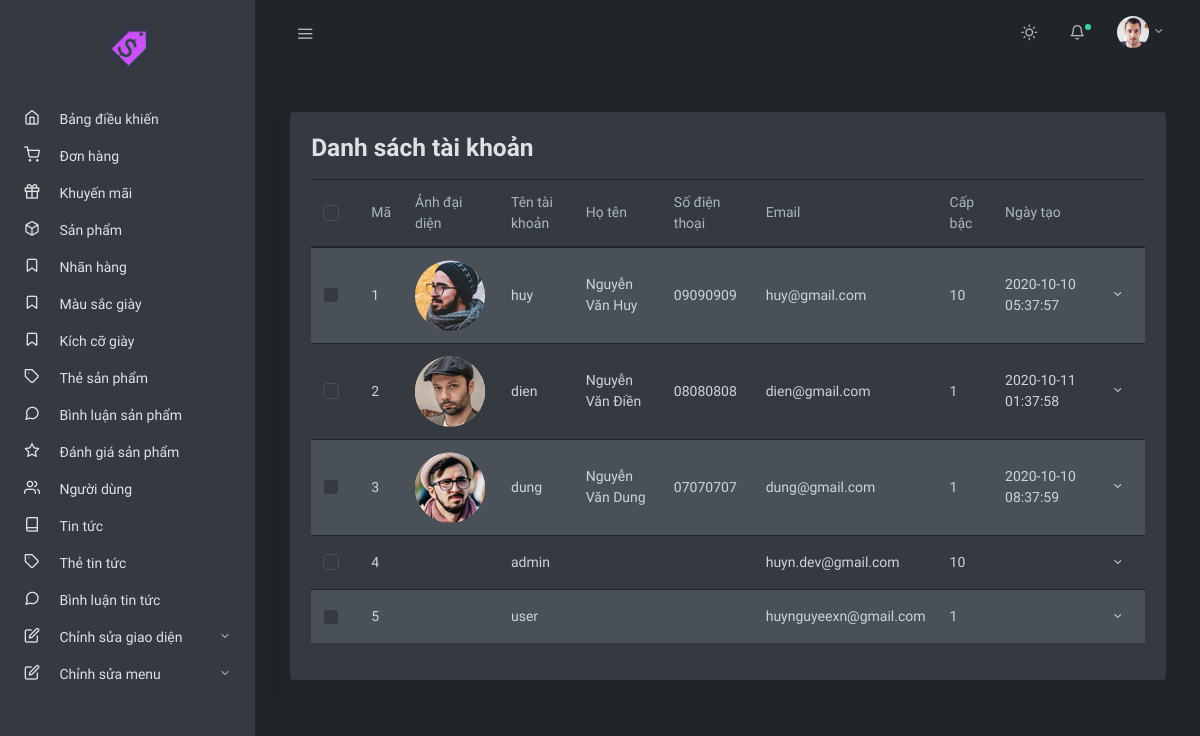
Page /admin.php?c=user (signed in) on the earlier database version.
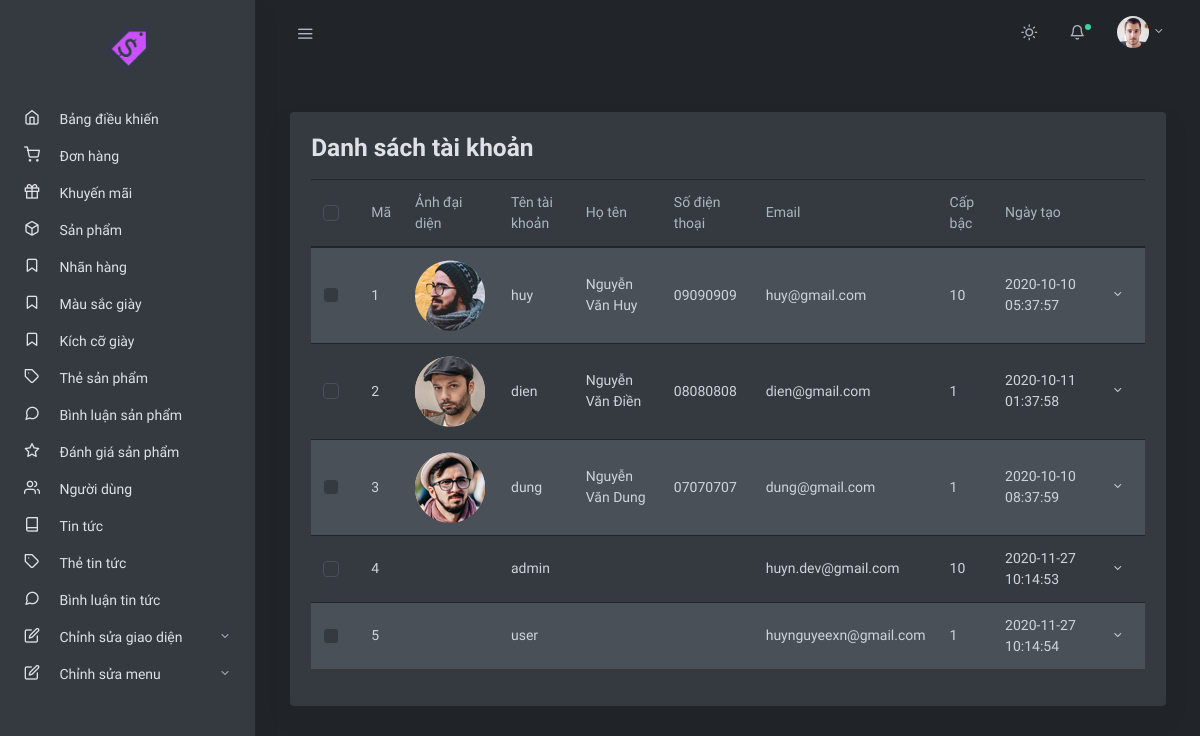
Same page on the later database version.
### tables this page shows
CREATE TABLE IF NOT EXISTS `user` (
  `id` int(11) unsigned NOT NULL AUTO_INCREMENT,
  `username` char(255) NOT NULL DEFAULT '',
  `password` char(255) NOT NULL DEFAULT '',
  `email` char(255) NOT NULL,
  `phone` char(20) DEFAULT NULL,
  `created` datetime DEFAULT NULL,
  `birthday` datetime DEFAULT NULL,
  `fullname` char(255) DEFAULT NULL,
  `avartar` char(255) DEFAULT NULL,
  `rank` tinyint(255) unsigned DEFAULT NULL,
  `address` char(255) DEFAULT NULL,
  `verification_code` varchar(255) DEFAULT NULL,
  PRIMARY KEY (`id`)
);

### admin.php (called while the page is built)
<?php
require_once('controllers/AdminController.php');

### core/connect.php (called while the page is built, shortened)
<?php
function getConnection(){
    $host= 'localhost';
    $dbname = 'pro1014';
    $username = 'root';
    $password = '';
    $port ='3306';
    $options = array(
        PDO::MYSQL_ATTR_INIT_COMMAND => 'SET NAMES utf8',
        PDO::ATTR_ERRMODE => PDO::ERRMODE_EXCEPTION
    );
    try {
        $conn = new PDO('mysql:host='.$host.';port='.$port.';dbname='.$dbname,$username,$password,$options);
        $conn->setAttribute(PDO::ATTR_ERRMODE, PDO::ERRMODE_EXCEPTION);
        $conn->setAttribute(
            PDO::ATTR_ERRMODE,
            PDO::ERRMODE_EXCEPTION
        );
    }
    catch(PDOException $e){
        echo "Connection failed: " . $e->getMessage();
        die();
    }
    return $conn;
}
function query($sql){
    $connect = getConnection();
    $result = $connect->query($sql)->fetchAll();
    return $result;
}
?>

### models/UserModel.php (called while the page is built, shortened)
<?php
require_once 'core/connect.php';
function getAllUser(){
    $sql = "select * from user";
    return query($sql);
}

### views/admin/user/user.php (the view, shortened to what this page needs)
<!doctype html>
<html lang="en">
<head>
    <?php include_once('views/admin/layout/meta.php') ?>
</head>
<body class="vertical  dark  ">
    <div class="wrapper">
        <?php include_once('views/admin/layout/topnav.php') ?>
        <?php include_once('views/admin/layout/sidebar.php') ?>
        <main role="main" class="main-content">
            <div class="container-fluid">
                <div class="row justify-content-center">
                    <div class="col-md-12 my-4 float-right">
                        <div class="card shadow">
                            <div class="card-body">
                                <h3 class="card-title">Danh sách tài khoản</h3>
                                <table class="table table-striped table-hover">
                                    <thead>
                                        <tr>
                                            <th>
                                                <div class="custom-control custom-checkbox">
                                                </div>
                                            </th>
                                            <th>Mã</th>
                                            <th>Ảnh đại diện</th>
                                            <th>Tên tài khoản</th>
                                            <th>Họ tên</th>
                                            <th>Số điện thoại</th>
                                            <th>Email</th>
                                            <th>Cấp bậc</th>
                                            <th>Ngày tạo</th>
                                            <th></th>
                                        </tr>
                                    </thead>
                                    <tbody>
                                        <?php
                                  $user=getAllUser();
                                  foreach($user as $u){
                                    echo'
                                    <tr>
                                    <td>
                                      <div class="custom-control custom-checkbox">
                                        <input type="checkbox" class="custom-control-input" id="d1">
                                        <label class="custom-control-label" for="d1"></label>
                                      </div>
                                    </td>
                                    <td>'.$u['id'].'</td>
                                    <td><img style=" width: 70px;" src="'.$u['avartar'].'" alt=""></td>
                                    <td>'.$u['username'].'</td>
                                    <td>'.$u['fullname'].'</td>
                                    <td>'.$u['phone'].'</td>
                                    <td>'.$u['email'].'</td>
                                    <td>'.$u['rank'].'</td>
                                    <td>'.$u['created'].'</td>
                                    </td>
                                    <td>
                                      <div class="dropdown">
                                        <button class="btn btn-sm dropdown-toggle" type="button" id="dr1" data-toggle="dropdown" aria-haspopup="true" aria-expanded="false">
                                          <span class="text-muted sr-only">Action</span>
                                        </button>
                                        <div class="dropdown-menu dropdown-menu-right" aria-labelledby="dr1">
                                          <a class="dropdown-item" href="admin.php?c=user&p=form_edit&id='.$u['id'].'">Sửa</a>
                                          <a class="dropdown-item"  onclick="xacnhan('.$u['id'].');">Xóa</a>
                                        </div>
                                      </div>
                                    </td>
                                  </tr>
                                    ';
                                 }
                            ?>
                                    </tbody>
                                </table>
                            </div>
                        </div>
                    </div>
                </div>
            </div>
        </main>
</body>

### controllers/AdminController.php (shortened to what this page needs)
<?php
require_once('models/UserModel.php');
$control = "home";
if (isset($_GET["c"])) {
    $control = $_GET["c"];
}
switch ($control) {
    case 'user':
        $action = "home";
        switch ($action) {
            case 'home':
                require_once('views/admin/user/user.php');
                break;
        }
        break;
}

### views/admin/layout/meta.php (shortened to what this page needs)
<link rel="stylesheet" href="assets/css/simplebar.css">
<link rel="stylesheet" href="assets/css/feather.css">
<link rel="stylesheet" href="assets/css/select2.css">
<link rel="stylesheet" href="assets/css/dropzone.css">
<link rel="stylesheet" href="assets/css/uppy.min.css">
<link rel="stylesheet" href="assets/css/jquery.steps.css">
<link rel="stylesheet" href="assets/css/jquery.timepicker.css">
<link rel="stylesheet" href="assets/css/quill.snow.css">
<link href="https://cdn.jsdelivr.net/npm/suneditor@latest/dist/css/suneditor.min.css" rel="stylesheet">
<link rel="stylesheet" href="assets/css/daterangepicker.css">
<link rel="stylesheet" href="assets/css/app-light.css" id="lightTheme" disabled>
<link rel="stylesheet" href="assets/css/app-dark.css" id="darkTheme">

### views/admin/layout/topnav.php (shortened to what this page needs)
<nav class="topnav navbar navbar-light">
    <button type="button" class="navbar-toggler text-muted mt-2 p-0 mr-3 collapseSidebar">
        <i class="fe fe-menu navbar-toggler-icon"></i>
    </button>
    <ul class="nav">
        <li class="nav-item">
            <a class="nav-link text-muted my-2" href="#" id="modeSwitcher" data-mode="dark">
                <i class="fe fe-sun fe-16"></i>
            </a>
        </li>
        <li class="nav-item nav-notif">
            <a class="nav-link text-muted my-2" href="./#" data-toggle="modal" data-target=".modal-notif">
                <span class="fe fe-bell fe-16"></span>
                <span class="dot dot-md bg-success"></span>
            </a>
        </li>
        <li class="nav-item dropdown">
            <a class="nav-link dropdown-toggle text-muted pr-0" href="#" id="navbarDropdownMenuLink" role="button" data-toggle="dropdown" aria-haspopup="true" aria-expanded="false">
                <span class="avatar avatar-sm mt-2">
                    <img src="assets/assets/avatars/face-1.jpg" alt="..." class="avatar-img rounded-circle">
                </span>
            </a>
        </li>
    </ul>
</nav>

### views/admin/layout/sidebar.php (shortened to what this page needs)
<aside class="sidebar-left border-right bg-white shadow" id="leftSidebar" data-simplebar>
    <nav class="vertnav navbar navbar-light">
        <div class="w-100 mb-4 d-flex">
            <a class="navbar-brand mx-auto mt-2 flex-fill text-center" href="./home.php">
                <img src="assets/img/fav.png" alt=""  style="width: 50px;">
            </a>
        </div>
        <ul class="navbar-nav flex-fill w-100 mb-2">
            <li class="nav-item">
                <a href="admin.php" aria-expanded="false" class="nav-link">
                    <i class="fe fe-home fe-16"></i>
                    <span class="ml-3 item-text">Bảng điều khiến</span>
                </a>
            </li>
            <li class="nav-item">
                <a href="admin.php?c=order" aria-expanded="false" class="nav-link">
                    <i class="fe fe-shopping-cart fe-16" aria-hidden="true"></i>
                    <span class="ml-3 item-text">Đơn hàng</span>
                </a>
                <li class="nav-item">
                <a href="admin.php?c=deal" aria-expanded="false" class="nav-link">
                    <i class="fe fe-gift fe-16" aria-hidden="true"></i>
                    <span class="ml-3 item-text">Khuyến mãi</span>
                </a>
            </li>
            <li class="nav-item">
                <a href="admin.php?c=product" aria-expanded="false" class="nav-link">
                    <i class="fe fe-box fe-16"></i>
                    <span class="ml-3 item-text">Sản phẩm</span>
                </a>
            </li>
            <li class="nav-item">
                <a href="admin.php?c=brand" aria-expanded="false" class="nav-link">
                    <i class="fe fe-bookmark fe-16"></i>
                    <span class="ml-3 item-text">Nhãn hàng</span>
                </a>
            </li>
            <li class="nav-item">
                <a href="admin.php?c=color" aria-expanded="false" class="nav-link">
                    <i class="fe fe-bookmark fe-16"></i>
                    <span class="ml-3 item-text">Màu sắc giày</span>
                </a>
            </li>
            <li class="nav-item">
                <a href="admin.php?c=size" aria-expanded="false" class="nav-link">
                    <i class="fe fe-bookmark fe-16"></i>
                    <span class="ml-3 item-text">Kích cỡ giày</span>
                </a>
            </li>
            <li class="nav-item">
                <a href="admin.php?c=tag-product" aria-expanded="false" class="nav-link">
                    <i class="fe fe-tag fe-16"></i>
                    <span class="ml-3 item-text">Thẻ sản phẩm</span>
                </a>
            </li>
            <li class="nav-item">
                <a href="admin.php?c=p-comment" aria-expanded="false" class="nav-link">
                    <i class="fe fe-message-circle fe-16"></i>
                    <span class="ml-3 item-text">Bình luận sản phẩm</span>
                </a>
            </li>
            <li class="nav-item">
                <a href="admin.php?c=p-review" aria-expanded="false" class="nav-link">
                    <i class="fe fe-star fe-16"></i>
                    <span class="ml-3 item-text">Đánh giá sản phẩm</span>
                </a>
            </li>
            <li class="nav-item">
                <a href="admin.php?c=user" aria-expanded="false" class="nav-link">
                    <i class="fe fe-users fe-16"></i>
                    <span class="ml-3 item-text">Người dùng</span>
                </a>
            </li>
            <li class="nav-item">
                <a href="admin.php?c=blog" aria-expanded="false" class="nav-link">
                    <i class="fe fe-book fe-16"></i>
                    <span class="ml-3 item-text">Tin tức</span>
                </a>
            </li>
            <li class="nav-item">
                <a href="admin.php?c=tag-blog" aria-expanded="false" class="nav-link">
                    <i class="fe fe-tag fe-16"></i>
                    <span class="ml-3 item-text">Thẻ tin tức</span>
                </a>
            </li>
            <li class="nav-item">
                <a href="admin.php?c=b-comment" aria-expanded="false" class="nav-link">
                    <i class="fe fe-message-circle fe-16"></i>
                    <span class="ml-3 item-text">Bình luận tin tức</span>
                </a>
            </li>
            <li class="nav-item dropdown">
              <a  href="#pageLayout"  data-toggle="collapse" aria-expanded="false" class="dropdown-toggle nav-link">
              <i class="fe fe-edit fe-16"></i>
                <span class="ml-3 item-text">Chỉnh sửa giao diện</span><span class="sr-only">(current)</span>
              </a>
            </li>
            <li class="nav-item dropdown">
              <a  href="#menuLayout"  data-toggle="collapse" aria-expanded="false" class="dropdown-toggle nav-link">
              <i class="fe fe-edit fe-16"></i>
                <span class="ml-3 item-text">Chỉnh sửa menu</span><span class="sr-only">(current)</span>
              </a>
            </li>
        </ul>
    </nav>
</aside>

### assets/css/simplebar.css (style rules this page uses)
[data-simplebar] { position: relative; flex-direction: column; flex-wrap: wrap; justify-content: flex-start; align-content: flex-start; align-items: flex-start; }

### assets/css/feather.css (style rules this page uses)
.fe { font-family: "feather" !important; speak: none; font-style: normal; font-weight: normal; font-variant: normal; text-transform: none; line-height: 1; -webkit-font-smoothing: antialiased; -moz-osx-font-smoothing: grayscale; }
.fe-16 { font-size: 16px; }
.fe-bell:before { content: ""; }
.fe-book:before { content: ""; }
.fe-bookmark:before { content: ""; }
.fe-box:before { content: ""; }
.fe-edit:before { content: ""; }
.fe-gift:before { content: ""; }
.fe-home:before { content: ""; }
.fe-menu:before { content: ""; }
.fe-message-circle:before { content: ""; }
.fe-shopping-cart:before { content: ""; }
.fe-star:before { content: ""; }
.fe-sun:before { content: ""; }
.fe-tag:before { content: ""; }
.fe-users:before { content: ""; }

Differences in the rows shown:
changed user "admin": created (not shown) → "2020-11-27 10:14:53"
changed user "user": created (not shown) → "2020-11-27 10:14:54"
